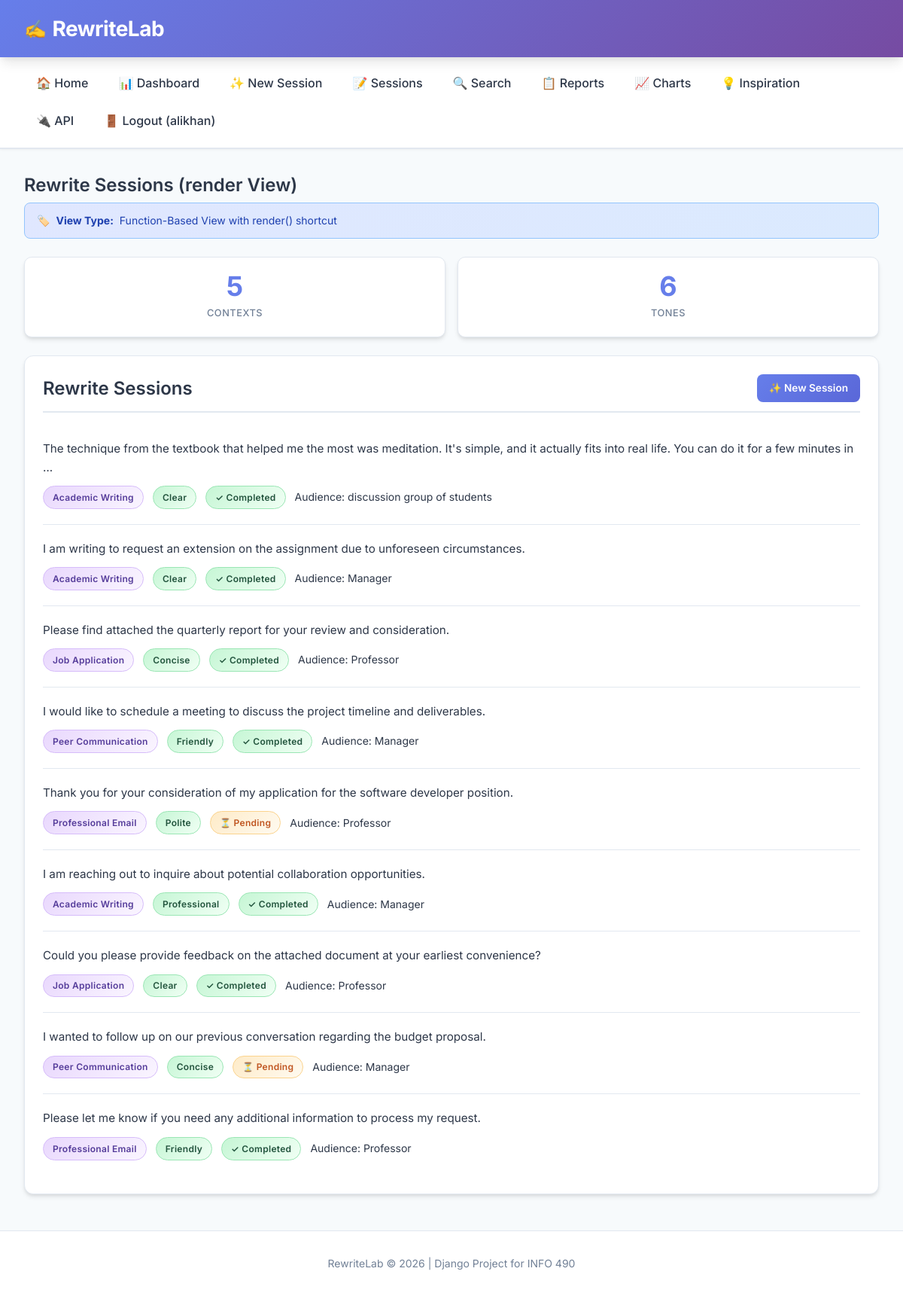
The app's page /render/ (signed in) with its own data.
### rewrites/models.py (models this page shows, shortened)
class RewriteSession(models.Model):
    original_text = models.TextField(
        validators=[MinLengthValidator(10)],
        help_text="The original text submitted by the user for rewriting"
    )
    user = models.ForeignKey(
        settings.AUTH_USER_MODEL,
        on_delete=models.CASCADE,
        related_name='rewrite_sessions',
        null=True,
        blank=True,
        help_text="The user who created this session (null for legacy/anonymous)"
    )
    context = models.ForeignKey(
        RewriteContext,
        on_delete=models.PROTECT,
        related_name='sessions',
        help_text="The writing context selected for this rewrite"
    )
    tone = models.ForeignKey(
        ToneOption,
        on_delete=models.PROTECT,
        related_name='sessions',
        help_text="The tone selected for this rewrite"
    )
    audience = models.CharField(
        max_length=100,
        blank=True,
        default='',
        help_text="Optional: intended audience (e.g., 'professor', 'manager')"
    )
    purpose = models.CharField(
        max_length=200,
        blank=True,
        default='',
        help_text="Optional: purpose of the text (e.g., 'request extension', 'follow up')"
    )
    session_token = models.CharField(
        max_length=64,
        unique=True,
        help_text="Unique token to identify this session (for URL sharing)"
    )
    is_completed = models.BooleanField(
        default=False,
        help_text="Whether rewrites have been successfully generated"
    )
    created_at = models.DateTimeField(auto_now_add=True)
    updated_at = models.DateTimeField(auto_now=True)
    class Meta:
        ordering = ['-created_at']
        verbose_name = "Rewrite Session"
        verbose_name_plural = "Rewrite Sessions"
        constraints = [
            models.UniqueConstraint(
                fields=['original_text', 'context', 'tone'],
                name='unique_text_context_tone_combination'
            )
        ]
    def get_absolute_url(self):
        return reverse('rewrites:session_detail', kwargs={'pk': self.pk})

class RewriteContext(models.Model):
    name = models.CharField(
        max_length=100,
        unique=True,
        help_text="Name of the writing context (e.g., 'Professional Email')"
    )
    description = models.TextField(
        help_text="Detailed description of when this context should be used"
    )
    guidelines = models.TextField(
        help_text="Specific guidelines for the LLM when rewriting in this context"
    )
    is_active = models.BooleanField(
        default=True,
        help_text="Whether this context is available for users to select"
    )
    created_at = models.DateTimeField(auto_now_add=True)
    updated_at = models.DateTimeField(auto_now=True)
    class Meta:
        ordering = ['name']
        verbose_name = "Rewrite Context"
        verbose_name_plural = "Rewrite Contexts"

class ToneOption(models.Model):
    name = models.CharField(
        max_length=50,
        unique=True,
        help_text="Name of the tone (e.g., 'Polite', 'Professional')"
    )
    description = models.TextField(
        help_text="Description of what this tone conveys"
    )
    prompt_modifier = models.TextField(
        help_text="Instructions added to the LLM prompt to achieve this tone"
    )
    intensity_level = models.PositiveSmallIntegerField(
        default=5,
        help_text="Intensity level from 1 (subtle) to 10 (strong)"
    )
    is_active = models.BooleanField(
        default=True,
        help_text="Whether this tone is available for users to select"
    )
    created_at = models.DateTimeField(auto_now_add=True)
    updated_at = models.DateTimeField(auto_now=True)
    class Meta:
        ordering = ['name']
        verbose_name = "Tone Option"
        verbose_name_plural = "Tone Options"

### rewrites/views.py (the view)
# urls.py: path('render/', views.session_list_render, name='session_render'),  # render() FBV
@login_required(login_url='rewrites:login')
def session_list_render(request):
    sessions = RewriteSession.objects.select_related('context', 'tone').all()
    context_count = RewriteContext.objects.count()
    tone_count = ToneOption.objects.count()
    context = {
        'sessions': sessions,
        'title': 'Rewrite Sessions (render View)',
        'view_type': 'Function-Based View with render() shortcut',
        'context_count': context_count,
        'tone_count': tone_count,
    }
    return render(request, 'rewrites/session_list.html', context)

### rewrites/templates/rewrites/session_list.html (shortened to what this page needs)
{% extends 'base.html' %}
{% block content %}
<h2>{{ title }}</h2>
{% if view_type %}
<div class="view-type">
    <strong>View Type:</strong> {{ view_type }}
</div>
{% endif %}
{% if completed_count is not None or context_count is not None or total_results is not None %}
<div class="stats">
    {% if context_count is not None %}
    <div class="stat-card">
        <div class="stat-value">{{ context_count }}</div>
        <div class="stat-label">Contexts</div>
    </div>
    {% endif %}
    {% if tone_count is not None %}
    <div class="stat-card">
        <div class="stat-value">{{ tone_count }}</div>
        <div class="stat-label">Tones</div>
    </div>
    {% endif %}
</div>
{% endif %}
<div class="card">
    <div style="display: flex; justify-content: space-between; align-items: center; margin-bottom: 1rem; padding-bottom: 0.75rem; border-bottom: 2px solid #e2e8f0;">
        <h2 style="margin: 0; padding: 0; border: none;">Rewrite Sessions</h2>
        {% if user.is_authenticated %}
        <a href="{% url 'rewrites:session_create' %}" class="btn btn-primary btn-sm">✨ New Session</a>
        {% endif %}
    </div>
    {% for session in sessions %}
    <div class="session-item">
        <div class="text-preview">
            <a href="{{ session.get_absolute_url }}">
                {{ session.original_text|truncatewords:30 }}
            </a>
        </div>
        <div class="session-meta">
            <span class="badge badge-context">{{ session.context.name }}</span>
            <span class="badge badge-tone">{{ session.tone.name }}</span>
            {% if session.is_completed %}
            <span class="badge badge-completed">✓ Completed</span>
            {% else %}
            <span class="badge badge-pending">⏳ Pending</span>
            {% endif %}
            {% if session.audience %}
            <span>Audience: {{ session.audience }}</span>
            {% endif %}
        </div>
    </div>
    {% endfor %}
</div>
{% endblock %}

### templates/base.html (shortened to what this page needs)
{% load static %}
<!DOCTYPE html>
<html lang="en">
<head>
    <link rel="stylesheet" href="{% static 'css/styles.css' %}?v=1.0">
</head>
<body>
    <header>
        <h1><a href="{% url 'rewrites:home' %}"><span class="logo-icon">✍️</span> RewriteLab</a></h1>
    </header>
    <nav>
        <ul>
            <li><a href="{% url 'rewrites:home' %}">🏠 Home</a></li>
            {% if user.is_authenticated %}
            <li><a href="{% url 'rewrites:dashboard' %}">📊 Dashboard</a></li>
            <li><a href="{% url 'rewrites:session_create' %}">✨ New Session</a></li>
            <li><a href="{% url 'rewrites:session_cbv_generic' %}">📝 Sessions</a></li>
            <li><a href="{% url 'rewrites:search' %}">🔍 Search</a></li>
            <li><a href="{% url 'rewrites:reports' %}">📋 Reports</a></li>
            <li><a href="{% url 'rewrites:vegalite_charts' %}">📈 Charts</a></li>
            <li><a href="{% url 'rewrites:external_quotes' %}">💡 Inspiration</a></li>
            <li><a href="{% url 'rewrites:api_summary' %}">🔌 API</a></li>
            <li><a href="{% url 'rewrites:logout' %}">🚪 Logout ({{ user.username }})</a></li>
            {% else %}
            <li><a href="{% url 'rewrites:login' %}">🔐 Login</a></li>
            <li><a href="{% url 'rewrites:register' %}">📝 Sign Up</a></li>
            {% endif %}
        </ul>
    </nav>
    <main>
        {% block content %}{% endblock %}
    </main>
    <footer>
        <p>RewriteLab &copy; 2026 | Django Project for INFO 490</p>
    </footer>
</body>
</html>

### records on screen
RewriteSession: original_text "The technique from the textbook that helped me the most was meditation. It's simple, and it actually fits into real life. You can do it for a few minutes in …", context.name "Academic Writing", tone.name "Clear", is_completed "✓ Completed", audience "discussion group of students"
RewriteSession: original_text "I am writing to request an extension on the assignment due to unforeseen circumstances.", context.name "Academic Writing", tone.name "Clear", is_completed "✓ Completed", audience "Manager"
RewriteSession: original_text "Please find attached the quarterly report for your review and consideration.", context.name "Job Application", tone.name "Concise", is_completed "✓ Completed", audience "Professor"
RewriteSession: original_text "I would like to schedule a meeting to discuss the project timeline and deliverables.", context.name "Peer Communication", tone.name "Friendly", is_completed "✓ Completed", audience "Manager"
RewriteSession: original_text "Thank you for your consideration of my application for the software developer position.", context.name "Professional Email", tone.name "Polite", is_completed "⏳ Pending", audience "Professor"
RewriteSession: original_text "I am reaching out to inquire about potential collaboration opportunities.", context.name "Academic Writing", tone.name "Professional", is_completed "✓ Completed", audience "Manager"
RewriteSession: original_text "Could you please provide feedback on the attached document at your earliest convenience?", context.name "Job Application", tone.name "Clear", is_completed "✓ Completed", audience "Professor"
RewriteSession: original_text "I wanted to follow up on our previous conversation regarding the budget proposal.", context.name "Peer Communication", tone.name "Concise", is_completed "⏳ Pending", audience "Manager"
RewriteSession: original_text "Please let me know if you need any additional information to process my request.", context.name "Professional Email", tone.name "Friendly", is_completed "✓ Completed", audience "Professor"

### other values on screen
{{ user.username }} "alikhan"
{{ title }} "Rewrite Sessions (render View)"
{{ view_type }} "Function-Based View with render() shortcut"
{{ context_count }} "5"
{{ tone_count }} "6"
